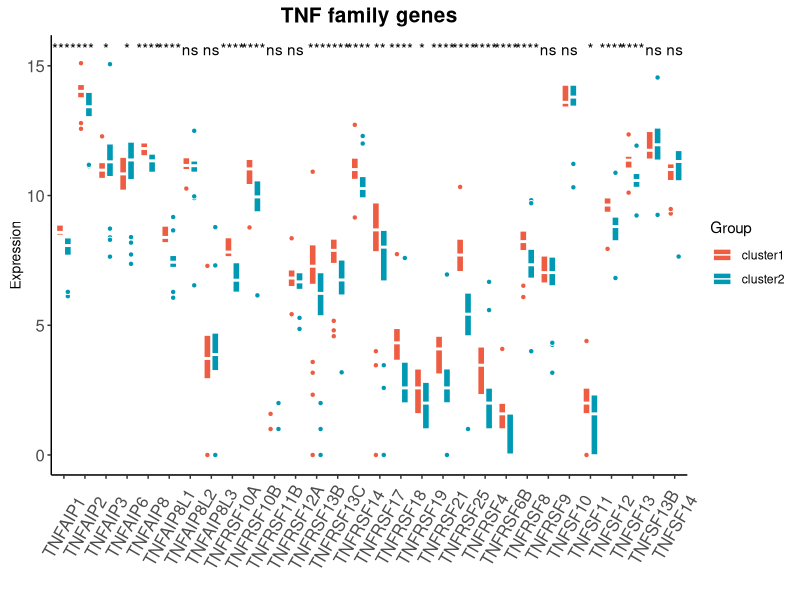

Reproduce this figure in R.

rm(list = ls())

rt=read.table("TNF_genes.txt",sep="\t",header=T,row.names=1,check.names=F)  
rt1=rt[,-1]
rt1=t(rt1)
rt1=log2(rt1+1)
library(tidyverse)
library(ggpubr)
rt1=as.data.frame(t(rt1))
dat <- rt1 %>% as.data.frame() %>%
  rownames_to_column("Sample") %>% 
  gather(key = Complement_Gene,value = Expression,-Sample)
dat$Group = rt[,1]

ggplot(dat,aes(Complement_Gene,Expression,fill = Group)) + 
  geom_boxplot(outlier.shape = 21,color = "white") + 

  labs(title = "TNF family genes", 
       x="",y = "Expression") +
  theme(legend.position = "top") + theme_classic()  + 
  theme(axis.title.y =  element_text(size = 10,vjust = 0.5,hjust = 0.5))+
  theme(axis.text.x = element_text(size = 12,angle = 45,vjust = 0.5,hjust = 0.5))+
  theme(axis.text.y = element_text(size = 12))+
  theme(plot.title = element_text(hjust = 0.5,size=15,face="bold"))+
  
  theme(axis.text.x = element_text(angle=60,vjust = 0.5))+
  scale_fill_manual(values = c("tomato2","#0099B4FF"))+ stat_compare_means(aes(group = Group,label = ..p.signif..),method = "wilcox.test")


